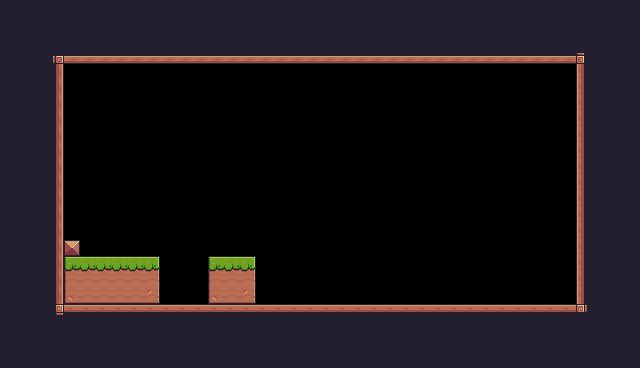

This is a level from a 2D game, rendered from its Tiled map with the project's own tilesets. A one-line summary and the complete map file follow:
An orthogonal 40x23 tile map with 16x16 px tiles, 1 tile layer (Background) and 1 object (Player).

<map version="1.10" tiledversion="1.10.2" orientation="orthogonal" renderorder="right-down" width="40" height="23" tilewidth="16" tileheight="16" infinite="0" nextlayerid="3" nextobjectid="11">
 <tileset firstgid="1" source="Pixel Adventure.tsx" />
 <layer id="1" name="Background" width="40" height="23" offsetx="-0.579154" offsety="0.599306">
  <data encoding="csv">
24,24,24,24,24,24,24,24,24,24,24,24,24,24,24,24,24,24,24,24,24,24,24,24,24,24,24,24,24,24,24,24,24,24,24,24,24,24,24,24,
24,24,24,24,24,24,24,24,24,24,24,24,24,24,24,24,24,24,24,24,24,24,24,24,24,24,24,24,24,24,24,24,24,24,24,24,24,24,24,24,
24,24,24,24,24,24,24,24,24,24,24,24,24,24,24,24,24,24,24,24,24,24,24,24,24,24,24,24,24,24,24,24,24,24,24,24,24,24,24,24,
24,24,24,92,134,134,134,134,134,134,134,134,134,134,134,134,134,134,134,134,134,134,134,134,134,134,134,134,134,134,134,134,134,134,134,134,93,24,24,24,
24,24,24,113,0,0,0,0,0,0,0,0,0,0,0,0,0,0,0,0,0,0,0,0,0,0,0,0,0,0,0,0,0,0,0,0,111,24,24,24,
24,24,24,113,0,0,0,0,0,0,0,0,0,0,0,0,0,0,0,0,0,0,0,0,0,0,0,0,0,0,0,0,0,0,0,0,111,112,24,24,
24,24,24,113,0,0,0,0,0,0,0,0,0,0,0,0,0,0,0,0,0,0,0,0,0,0,0,0,0,0,0,0,0,0,0,0,111,112,24,24,
24,24,24,113,0,0,0,0,0,0,0,0,0,0,0,0,0,0,0,0,0,0,0,0,0,0,0,0,0,0,0,0,0,0,0,0,111,112,24,24,
24,24,24,113,0,0,0,0,0,0,0,0,0,0,0,0,0,0,0,0,0,0,0,0,0,0,0,0,0,0,0,0,0,0,0,0,111,112,24,24,
24,24,24,113,0,0,0,0,0,0,0,0,0,0,0,0,0,0,0,0,0,0,0,0,0,0,0,0,0,0,0,0,0,0,0,0,111,112,24,24,
24,24,24,113,0,0,0,0,0,0,0,0,0,0,0,0,0,0,0,0,0,0,0,0,0,0,0,0,0,0,0,0,0,0,0,0,111,112,24,24,
24,24,24,113,0,0,0,0,0,0,0,0,0,0,0,0,0,0,0,0,0,0,0,0,0,0,0,0,0,0,0,0,0,0,0,0,111,112,24,24,
24,24,24,113,0,0,0,0,0,0,0,0,0,0,0,0,0,0,0,0,0,0,0,0,0,0,0,0,0,0,0,0,0,0,0,0,111,112,24,24,
24,24,24,113,0,0,0,0,0,0,0,0,0,0,0,0,0,0,0,0,0,0,0,0,0,0,0,0,0,0,0,0,0,0,0,0,111,112,24,24,
24,24,24,113,0,0,0,0,0,0,0,0,0,0,0,0,0,0,0,0,0,0,0,0,0,0,0,0,0,0,0,0,0,0,0,0,111,112,24,24,
24,24,24,113,35,0,0,0,0,0,0,0,0,0,0,0,0,0,0,0,0,0,0,0,0,0,0,0,0,0,0,0,0,0,0,0,111,112,24,24,
24,24,24,113,7,8,8,8,8,9,0,0,0,7,8,9,0,0,0,0,0,0,0,0,0,0,0,0,0,0,0,0,0,0,0,0,111,112,24,24,
24,24,24,113,29,30,30,30,30,31,0,0,0,29,30,31,0,0,0,0,0,0,0,0,0,0,0,0,0,0,0,0,0,0,0,0,111,112,24,24,
24,24,24,113,51,52,52,52,52,53,0,0,0,51,52,53,0,0,0,0,0,0,0,0,0,0,0,0,0,0,0,0,0,0,0,0,111,112,24,24,
24,24,24,114,90,90,90,90,90,90,90,90,90,90,90,90,90,90,90,90,90,90,90,90,90,90,90,90,90,90,90,90,90,90,90,90,115,112,24,24,
24,24,24,24,24,24,24,24,24,24,24,24,24,24,24,24,24,24,24,24,24,24,24,24,24,24,24,24,24,24,24,24,24,24,24,24,24,112,24,24,
24,24,24,24,24,24,24,24,24,24,24,24,24,24,24,24,24,24,24,24,24,24,24,24,24,24,24,24,24,24,24,24,24,24,24,24,24,24,24,24,
24,24,24,24,24,24,24,24,24,24,24,24,24,24,24,24,24,24,24,24,24,24,24,24,24,24,24,24,24,24,24,24,24,24,24,24,24,24,24,24
</data>
 </layer>
 <objectgroup id="2" name="Spawnpoints">
  <object id="10" name="Player" type="Player" x="208" y="224" width="32" height="32" />
 </objectgroup>
</map>
